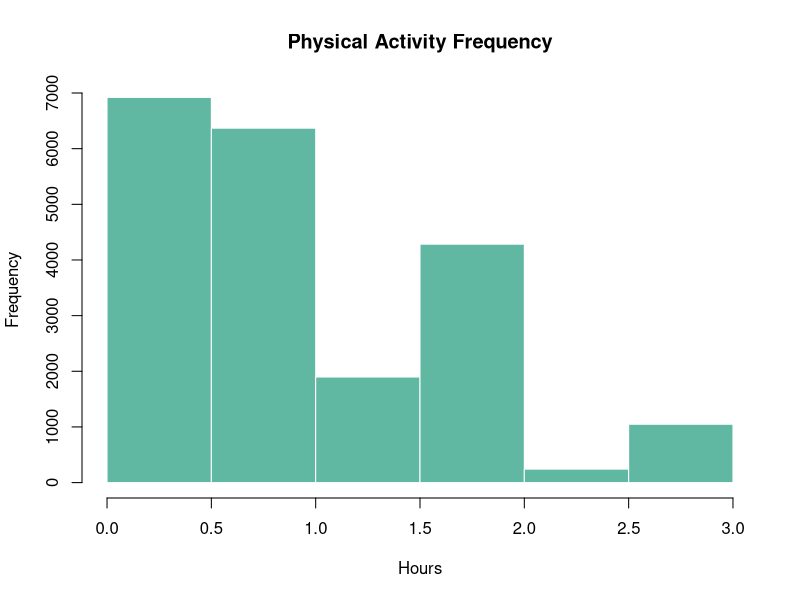
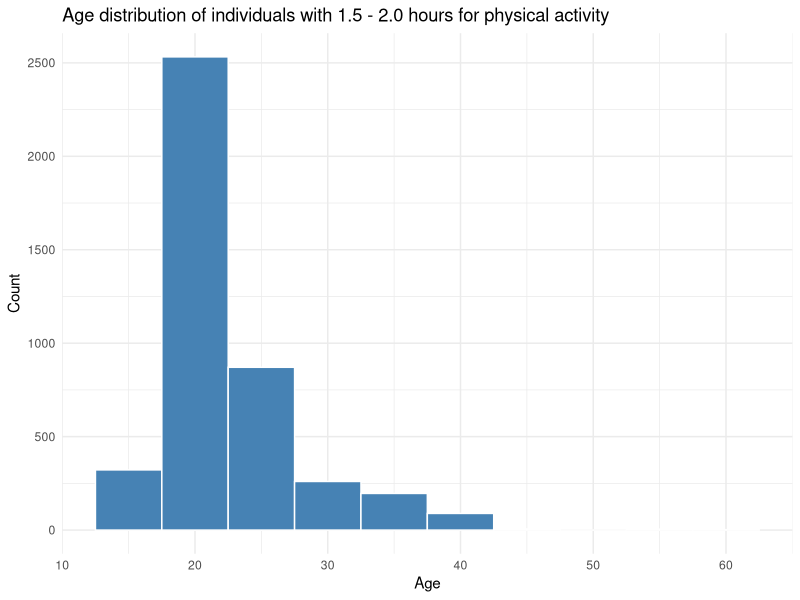
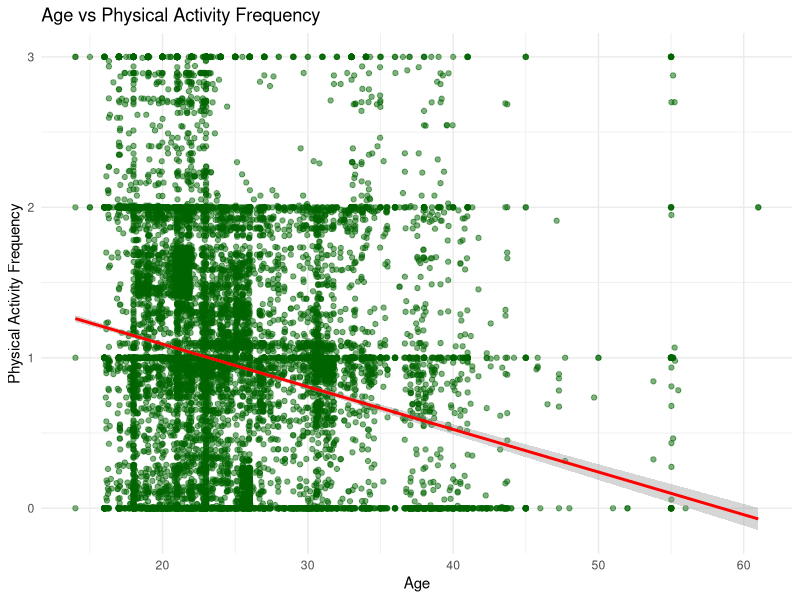
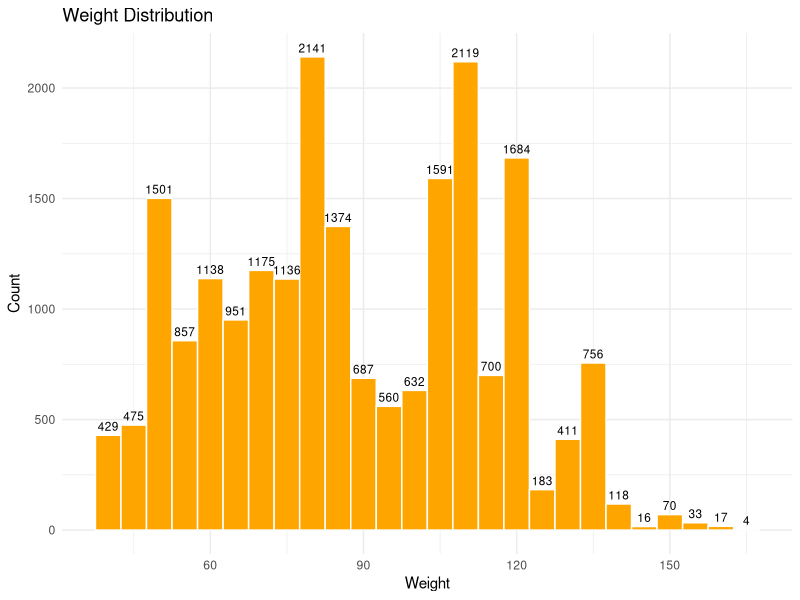

The R source for these figures, in order:
## ---- chunk 1
library(tidyverse)
my_data <- read.csv("obesity_level.csv")
summary(my_data)
## ---- chunk 2
hist(my_data$FAF, breaks = 5, xlab="Hours",
     main = "Physical Activity Frequency",
     col = "#60B8A3",
     border = "white")
## ---- chunk 3
group_15_20 <- my_data %>%
  filter(FAF >= 1.5, FAF <= 2.0)

ggplot(group_15_20, aes(x = Age)) +
         geom_histogram(binwidth=5, fill ='steelblue', color='white')+
         labs(title = "Age distribution of individuals with 1.5 - 2.0 hours for physical activity",
              x = "Age", 
              y = "Count") +
         theme_minimal()
## ---- chunk 4
mean_activity <- mean(my_data$FAF, na.rm = TRUE)
mean_activity

## ---- chunk 5
sd_activity <- sd(my_data$FAF, na.rm = TRUE)
sd_activity
## ---- chunk 6
cor.test(my_data$Age, my_data$FAF)
## ---- chunk 7
linear_age_faf <- lm(FAF ~ Age, data = my_data)
summary(linear_age_faf)
## ---- chunk 8
ggplot(my_data, aes(x = Age, y = FAF)) +
  geom_point(alpha = 0.5, color = "darkgreen") +
  geom_smooth(method="lm", color='red') +
  theme_minimal() +
  labs(title = "Age vs Physical Activity Frequency",
       x = "Age",
       y = "Physical Activity Frequency")
## ---- chunk 9
ggplot(my_data, aes(x = Weight)) +
  geom_histogram(binwidth = 5, fill = "orange", color = "white") +
  geom_text(stat = "bin",
            binwidth = 5,
            aes(label = ..count..),
            vjust = -0.5,
            color = "black",
            size = 3) +
  labs(title = "Weight Distribution", x = "Weight", y = "Count") +
  theme_minimal()


## ---- chunk 10
t.test(Weight ~ Gender, data = my_data)
